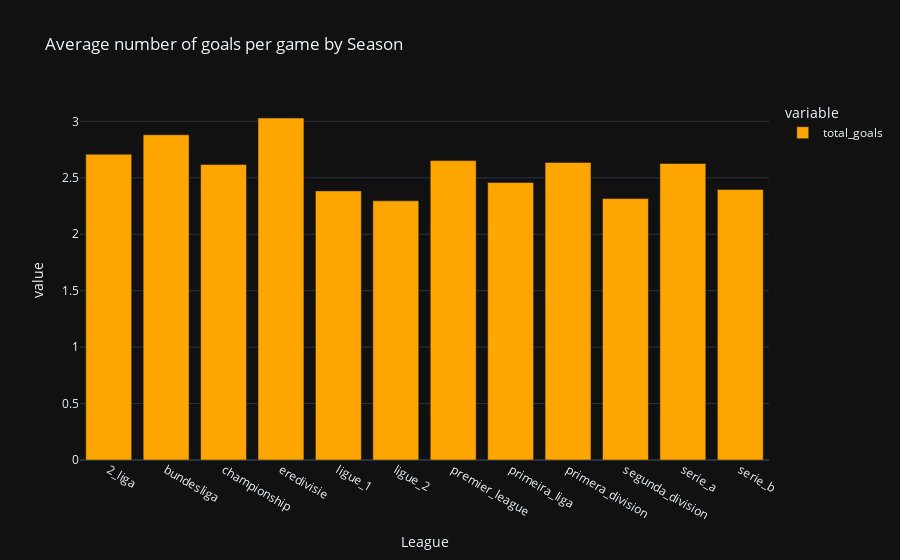

Notebook code cell kept with this figure:
### Code cell
fig1.show()

### Figure 1 — Plotly figure (JSON) as saved in the notebook; plotly's stock layout.template omitted (floating-point values rounded to 4 significant figures)
{"data": [{"alignmentgroup": "True", "hovertemplate": "variable=total_goals<br>League=%{x}<br>value=%{y}<extra></extra>", "legendgroup": "total_goals", "marker": {"color": "orange", "pattern": {"shape": ""}}, "name": "total_goals", "offsetgroup": "total_goals", "orientation": "v", "showlegend": true, "textposition": "auto", "type": "bar", "x": ["2_liga", "bundesliga", "championship", "eredivisie", "ligue_1", "ligue_2", "premier_league", "primeira_liga", "primera_division", "segunda_division", "serie_a", "serie_b"], "xaxis": "x", "y": [2.709, 2.881, 2.617, 3.03, 2.384, 2.296, 2.652, 2.458, 2.636, 2.316, 2.627, 2.397], "yaxis": "y"}], "layout": {"barmode": "relative", "legend": {"title": {"text": "variable"}, "tracegroupgap": 0}, "title": {"text": "Average number of goals per game by Season"}, "xaxis": {"anchor": "y", "domain": [0, 1], "title": {"text": "League"}}, "yaxis": {"anchor": "x", "domain": [0, 1], "title": {"text": "value"}}}}
